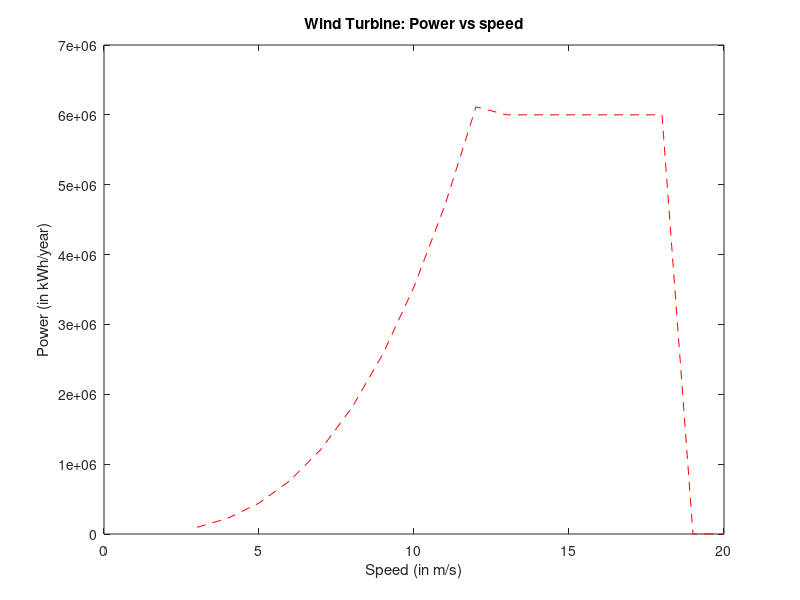

Here is the MATLAB script that generated this plot:
% Hello Future Joe this is the start of smt beautiful

Power_array = [];
Speed_array = [];


for speed = 3:12
    currW = (0.5)*(0.35)*(1.293)*(pi)*(50)^2*(speed^3);
    Power_array(end+1) = currW*24*365/4400;
    Speed_array(end+1) = speed;
end

for speed = 13:18
    currW = 6*10^6;
    Power_array(end+1) = currW;
    Speed_array(end+1) = speed;
end

for speed = 19:20
    currW = 0;
    Power_array(end+1) = currW;
    Speed_array(end+1) = speed;
end

plot(Speed_array,Power_array, 'r--');
% Labels and title
xlabel('Speed (in m/s)')
ylabel('Power (in kWh/year)')
title('Wind Turbine: Power vs speed')